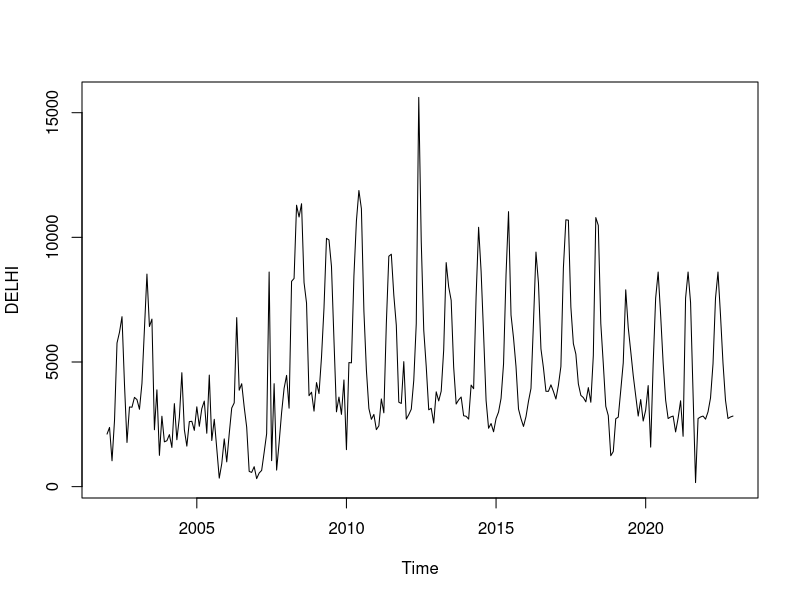
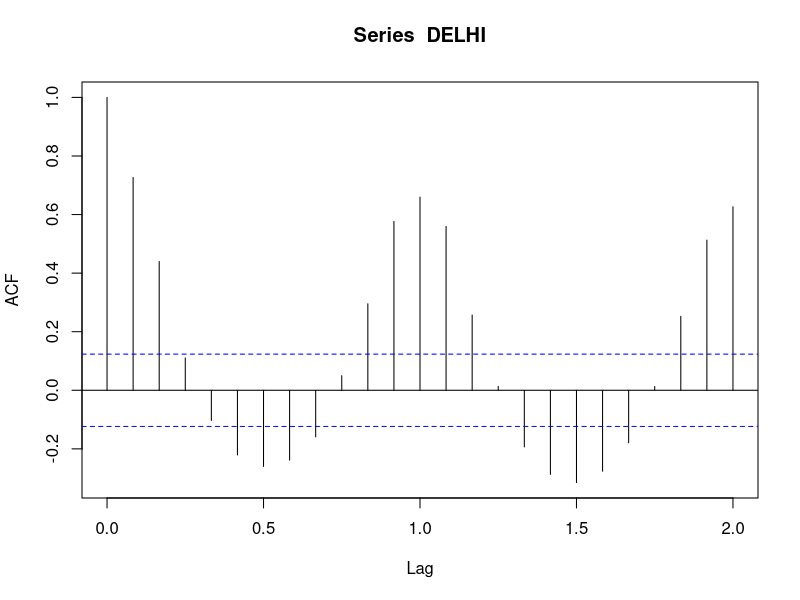
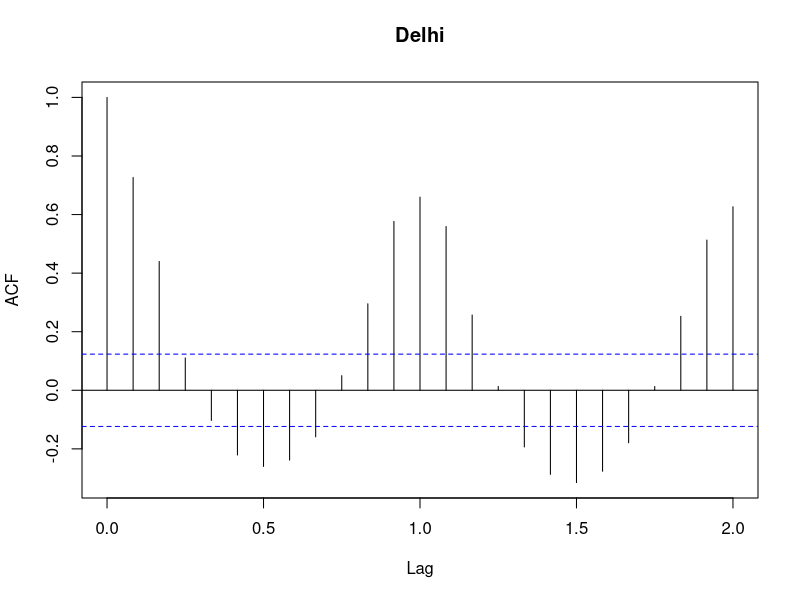
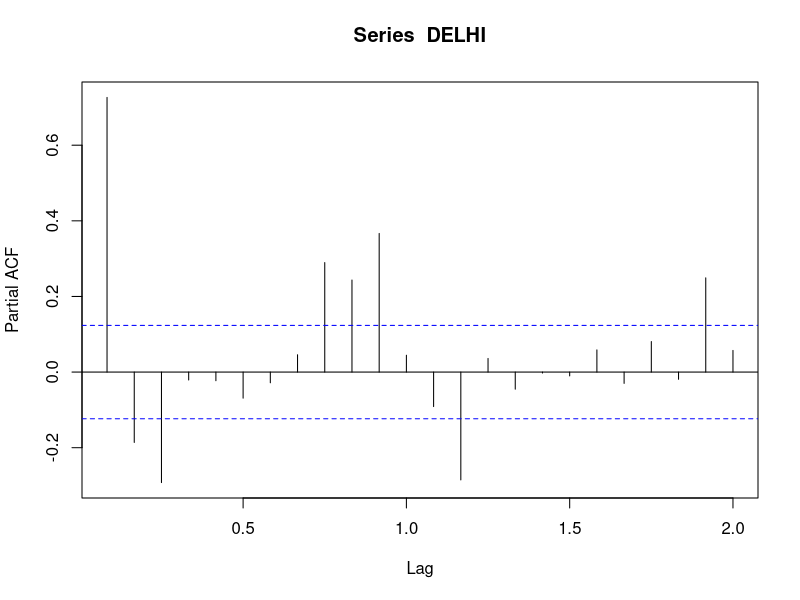
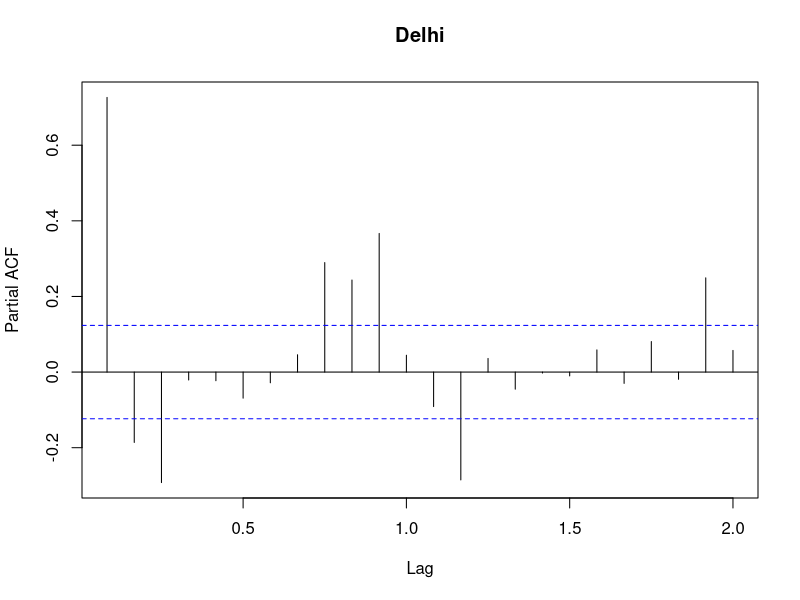

Write the R code that produced these figures, in order. (Note: this script raises an error after producing the figures.)
data = read.csv("5_TS_LEMON.csv")

#CHANGING TO TIME SERIES

DELHI <- ts(data$DELHI, start = c(2002, 1), end = c(2022, 12), frequency = 12)
DELHI

#PLOTTING DATA

plot(DELHI)


#ADF TEST TO CHECK P-VALUE

library(tseries)
adf.test(DELHI)

# Compute autocorrelation function
acf_result <- acf(DELHI)

# Plot autocorrelation function with title
plot(acf_result, main = "Delhi")
# Compute autocorrelation function
pacf_result <- pacf(DELHI)

# Plot autocorrelation function with title
plot(pacf_result, main = "Delhi")
# AUTO ARIMA

auto_arima =auto.arima(DELHI)

#FORECASTING FOR AUTO.ARIMA
library(forecast)
forecast = forecast(auto_arima,h=24)
forecast

autoplot(forecast,main = "Delhi",xlab="Year", ylab = "Production in Tons")
#2022 VALUES(ACTUAL)

data_ts[240:252]


#checking accuracy for every model

# For auto ARIMA
mae_auto = mean(abs(forecast$residuals))
mse_auto = mean(forecast$residuals^2)
rmse_auto = sqrt(mse_auto)
actual_values = data_ts[229:252]
mape_auto = mean(abs(forecast$residuals / actual_values)) * 100
mae_auto
mse_auto
rmse_auto
mape_auto

#AUTO.ARIMA IS THE BEST MODEDL

#install.packages("e1071")
library(e1071)
library(stats)
# Compute skewness
skewness <- skewness(data_ts)

# Compute kurtosis
kurtosis <- kurtosis(data_ts)

# Compute standard deviation
std_dev <- sd(data_ts)
skewness
kurtosis
std_dev
summary(data_ts)
df<- data.frame(forecast)
write.csv(df, "DELHI.csv")
